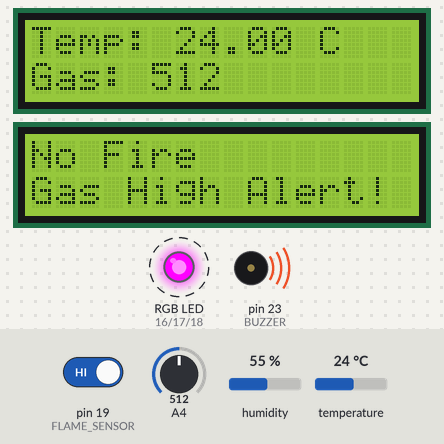
Bench run of a sketch on a simulated Arduino Mega 2560, built with avr-gcc and run on an emulated ATmega2560. Shown: 2 × 16×2 character LCD, an RGB LED mixed from three pins (HIGH = lit), buzzer (waves = sounding, pin HIGH). Dashed ring = blinking. The test bench sets the inputs (shaded band); at power-on: A4 = 512, pin 19 (FLAME_SENSOR) HIGH, temperature 24 °C, humidity 55 %. What the sketch prints to the serial monitor is not drawn.

Above: at 3.3 s.
3.4 s: A4 set to 414
At 5.7 s:
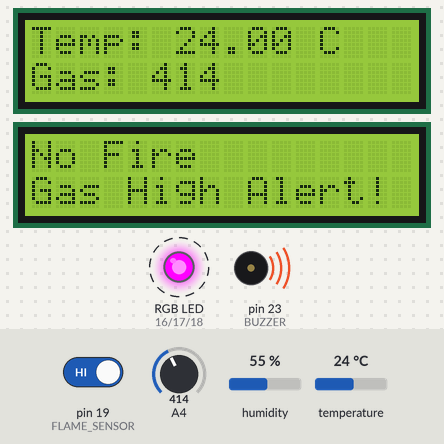
6.2 s: A4 set to 390
At 7.7 s:
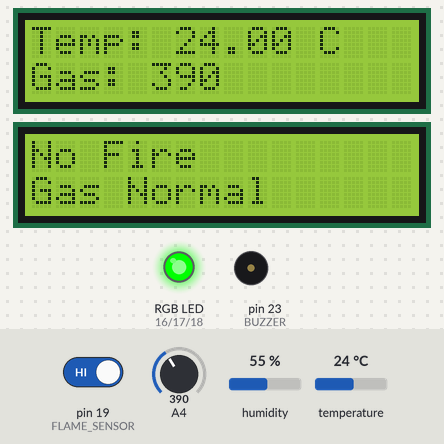
9.0 s: pin 19 (FLAME_SENSOR) driven LOW
At 11.6 s:
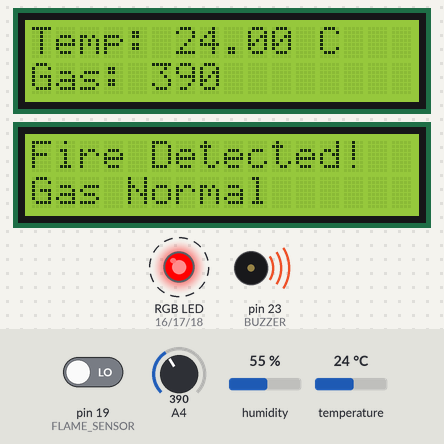
12.0 s: A4 set to 410
At 13.6 s:
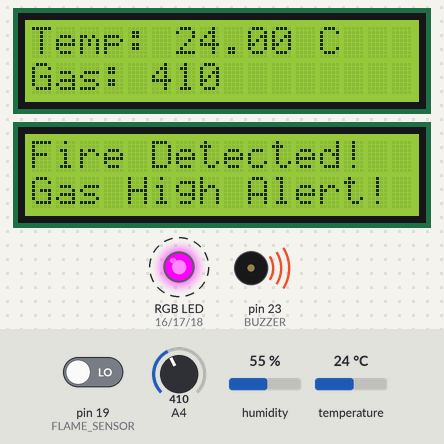
14.8 s: temperature set to 21 °C
At 17.6 s:
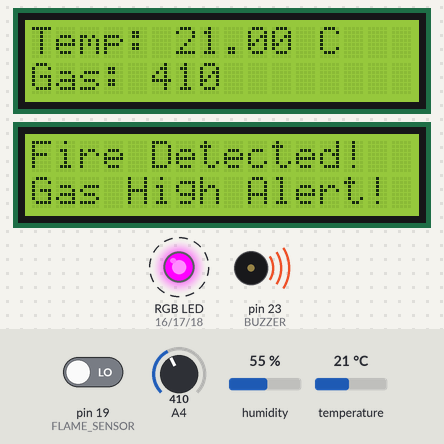
20.9 s: temperature set to 18 °C
At 23.5 s:
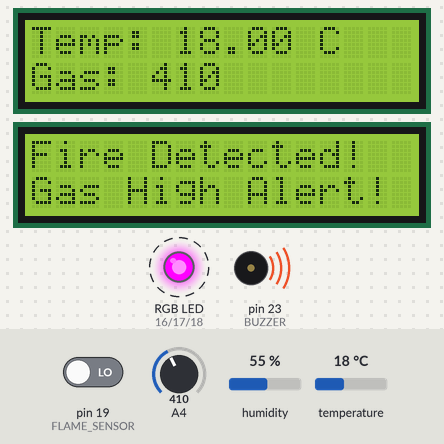
Timing chart, 0 to 25.5 s (numbered marks = the images above; inputs shaded):
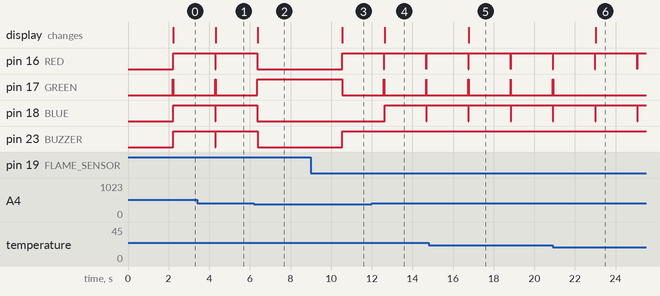

Measured:
- the behaviour switches between 401 and 400 on A4 (found by bisection; images 1 and 2)
- the behaviour switches between 20 and 19 °C on temperature (found by bisection; images 5 and 6)
- after the input at 3.4 s, the display: changes after 0.92 s (image 1)
- after the input at 6.2 s, pin 16 (RED), pin 18 (BLUE), pin 23 (BUZZER): goes on until 6.4 s, then stays LOW; pin 17 (GREEN): goes on until 6.4 s, then stays HIGH; the display: changes after 0.19 s (image 2)
- after the input at 9.0 s, pin 16 (RED), pin 23 (BUZZER): LOW → HIGH after 1.5 s; pin 17 (GREEN): HIGH → LOW after 1.5 s; the display: changes after 1.5 s (image 3)
- after the input at 12.0 s, pin 18 (BLUE): LOW → HIGH after 0.63 s, → LOW 2.0 s later, → HIGH 0.03 s later; the display: changes after 0.63 s (image 4)
- after the input at 14.8 s, the display: changes after 2.0 s (image 5)
- after the input at 20.9 s, pin 17 (GREEN): goes on until 20.9 s, then stays LOW; the display: changes after 2.1 s (image 6)

The sketch:

temperature_fire_monitoring.ino
```cpp
#include <Wire.h>
#include <LiquidCrystal_I2C.h>
#include <DHT.h>

// Define sensor and component pins
#define DHTPIN 4          // Temperature sensor pin
#define DHTTYPE DHT11     // DHT11 or DHT22
DHT dht(DHTPIN, DHTTYPE);

#define FLAME_SENSOR 19   // Flame sensor digital pin
#define MQ3_SENSOR 36     // MQ3 analog pin
#define BUZZER 23         // Buzzer pin

#define RED 16            // RGB LED Red pin
#define GREEN 17          // RGB LED Green pin
#define BLUE 18           // RGB LED Blue pin

// LCD Setup
LiquidCrystal_I2C lcd1(0x27, 16, 2); // First LCD (Temperature & Gas)
LiquidCrystal_I2C lcd2(0x26, 16, 2); // Second LCD (Fire & Alerts)

// Function to control RGB LED
void setRGB(int r, int g, int b) {
    digitalWrite(RED, r);
    digitalWrite(GREEN, g);
    digitalWrite(BLUE, b);
}

void setup() {
    Serial.begin(115200);
    dht.begin();

    pinMode(FLAME_SENSOR, INPUT);
    pinMode(BUZZER, OUTPUT);
    pinMode(RED, OUTPUT);
    pinMode(GREEN, OUTPUT);
    pinMode(BLUE, OUTPUT);

    lcd1.init(); lcd1.backlight();
    lcd2.init(); lcd2.backlight();

    // Initial LCD messages
    lcd1.setCursor(0, 0);
    lcd1.print("Initializing...");
    lcd2.setCursor(0, 0);
    lcd2.print("System Ready");
    delay(2000);
    lcd1.clear();
    lcd2.clear();
}

void loop() {
    float temp = dht.readTemperature();
    int mq3_value = analogRead(MQ3_SENSOR);
    int flame_detected = digitalRead(FLAME_SENSOR);

    Serial.print("Temp: "); Serial.print(temp); Serial.print(" C | ");
    Serial.print("Gas: "); Serial.print(mq3_value); Serial.print(" | ");
    Serial.print("Flame: "); Serial.println(flame_detected == LOW ? "Detected!" : "No Fire");

    // Display Temperature
    lcd1.setCursor(0, 0);
    lcd1.print("Temp: "); lcd1.print(temp); lcd1.print(" C ");

    // Display Gas/Alcohol Level
    lcd1.setCursor(0, 1);
    lcd1.print("Gas: "); lcd1.print(mq3_value); lcd1.print("  ");

    // Control RGB LED Based on Temperature
    if (temp < 20) {
        setRGB(0, 0, 1);  // Blue (Cool)
    }
    else if (temp >= 20 && temp < 30) {
        setRGB(0, 1, 0);  // Green (Normal)
    }
    else if (temp >= 30 && temp < 40) {
        setRGB(1, 1, 0);  // Orange (Warm)
    }
    else {
        setRGB(1, 0, 0);  // Red (High Temp)
    }

    // Display Fire Status
    lcd2.setCursor(0, 0);
    if (flame_detected == LOW) {
        lcd2.print("Fire Detected! ");
        digitalWrite(BUZZER, HIGH);
        setRGB(1, 0, 0);  // Red Alert
    } else {
        lcd2.print("No Fire        ");
        digitalWrite(BUZZER, LOW);
    }

    // Display Gas Alert if needed
    lcd2.setCursor(0, 1);
    if (mq3_value > 400) {
        lcd2.print("Gas High Alert!");
        setRGB(1, 0, 1);  // Purple for Gas Alert
        digitalWrite(BUZZER, HIGH);
    } else {
        lcd2.print("Gas Normal     ");
    }

    delay(2000);
}
```
